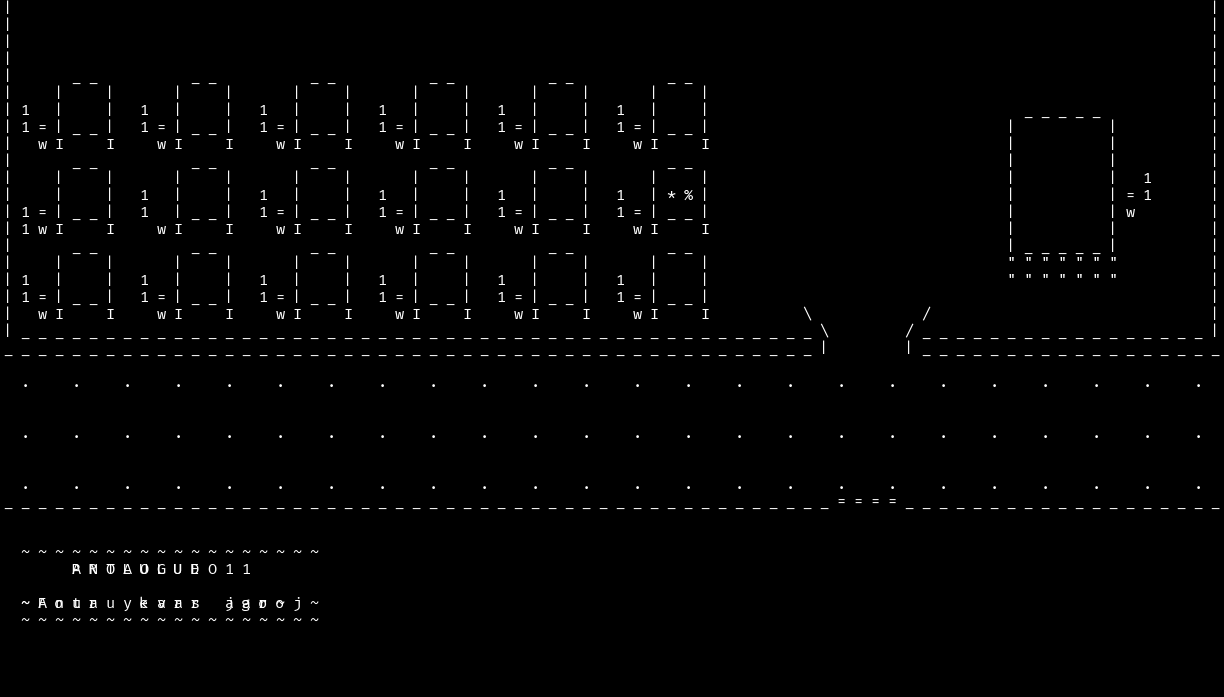

The image is a tile-based game level rendered from a .tmx file. Its description and source (layers, tilesets, objects; grid data summarised) follow:
An orthogonal 72x41 tile map with 17x17 px tiles, 5 tile layers (Background, Foreground, Topground-eo, Topground-en, ...) and 9 objects (2x Teacher's desk, 2x Item, 2x Person, Sasha's desk, Locked door, ...).

<map version="1.10" tiledversion="1.10.1" orientation="orthogonal" renderorder="left-down" width="72" height="41" tilewidth="17" tileheight="17" infinite="0" nextlayerid="11" nextobjectid="17">
 <tileset firstgid="1" source="font.tsx" />
 <layer id="3" name="Background" width="72" height="41">
  <data>[2952 cells, 126 non-empty, 3 distinct tile ids]</data>
 </layer>
 <layer id="1" name="Foreground" width="72" height="41">
  <properties>
   <property name="colliding" type="bool" value="true" />
  </properties>
  <data>[2952 cells, 471 non-empty, 12 distinct tile ids]</data>
 </layer>
 <layer id="5" name="Topground-eo" width="72" height="41">
  <properties>
   <property name="language" value="eo" />
   <property name="top-layer" type="bool" value="true" />
  </properties>
  <data>[2952 cells, 26 non-empty, 18 distinct tile ids]</data>
 </layer>
 <layer id="6" name="Topground-en" width="72" height="41">
  <properties>
   <property name="language" value="en" />
   <property name="top-layer" type="bool" value="true" />
  </properties>
  <data>[2952 cells, 23 non-empty, 18 distinct tile ids]</data>
 </layer>
 <layer id="4" name="Topground" width="72" height="41">
  <properties>
   <property name="top-layer" type="bool" value="true" />
  </properties>
  <data>[2952 cells, 108 non-empty, 3 distinct tile ids]</data>
 </layer>
 <objectgroup id="7" name="Descriptions">
  <object id="4" name="Sasha's desk" x="672" y="197.333">
   <properties>
    <property name="desc-en" value="(Sasha's desk... It's a complete mess.)" />
    <property name="desc-eo" value="(Labortablo de Saŝa... Ĝi iom malordas.)" />
    <property name="id" value="✿:flashback-sketchbook" />
    <property name="interact" value="✿:description-interact" />
   </properties>
   <point />
  </object>
  <object id="5" name="Locked door" x="866" y="502">
   <properties>
    <property name="desc-en" value="(Class 204... right next to ours. The door's locked.)" />
    <property name="desc-eo" value="(Klasoĉambro 204... apud la nia. La ĉambro estas ŝlosita.)" />
    <property name="id" value="✿:flashback-locked-door" />
    <property name="interact" value="✿:description-interact" />
   </properties>
   <point />
  </object>
  <object id="7" name="Teacher's desk" x="1031.33" y="147.333">
   <properties>
    <property name="desc-en" value="(Mr. Gardnr's desk. Nice and orderly, as per usual.)" />
    <property name="desc-eo" value="(Labortablo de S-ro Ĝardnist. Tre orda kaj pura, laŭkutime.)" />
    <property name="id" value="✿:flashback-teacher-desk" />
    <property name="interact" value="✿:description-interact" />
   </properties>
   <point />
  </object>
  <object id="8" name="Teacher's desk" x="1094.67" y="236">
   <properties>
    <property name="desc-en" value="(Mr. Gardnr's desk. Nice and orderly, as per usual.)" />
    <property name="desc-eo" value="(Labortablo de S-ro Ĝardnist. Tre orda kaj pura, laŭkutime.)" />
    <property name="id" value="✿:flashback-teacher-desk" />
    <property name="interact" value="✿:description-interact" />
   </properties>
   <point />
  </object>
 </objectgroup>
 <objectgroup id="8" name="Items">
  <object id="13" name="Monujo" type="Item" x="676.667" y="286">
   <properties>
    <property name="avatar" value="$$$" />
    <property name="desc-en" value="(My wallet, right where I left it.)" />
    <property name="desc-eo" value="(Mia monujo, ĝuste kie mi lasis ĝin.)" />
    <property name="id" value="✿:ring" />
    <property name="interact" value="✿:TAKE-ITEM-INTERACT" />
    <property name="name-en" value="wallet" />
    <property name="name-eo" value="monujo" />
    <property name="remark-en" value="Whew! Nearly lost it!" />
    <property name="remark-eo" value="Ve, dankinde!" />
   </properties>
   <point />
  </object>
  <object id="14" name="Bracelet" type="Item" x="1198" y="692">
   <properties>
    <property name="avatar" value="*=*" />
    <property name="comment" value="This is deliberately off-map! c:&lt;" />
    <property name="desc-en" value="A bracelet that gleams in the light, it's simply dazzling!" />
    <property name="desc-eo" value="Ĉirkaŭmano kiu lumspegulas belbrile, kia ĉarma aspekto!" />
    <property name="id" value="✿:bracelet" />
    <property name="inv-name-en" value="bracelet" />
    <property name="inv-name-eo" value="ĉirkaŭmano" />
    <property name="name-en" value="dazzling bracelet" />
    <property name="name-eo" value="belbrila ĉirkaŭmano" />
   </properties>
   <point />
  </object>
 </objectgroup>
 <objectgroup id="2" name="People">
  <object id="1" name="Player" type="Person" x="92.234" y="436.067">
   <properties>
    <property name="id" value="✿:player" />
    <property name="normal-face" value="^w^" />
    <property name="talking-face" value="^o^" />
   </properties>
   <point />
  </object>
  <object id="2" name="Sasha" type="Person" x="723.833" y="78">
   <properties>
    <property name="facing-right" type="bool" value="true" />
    <property name="id" value="✿:childhood-friend" />
    <property name="interact" value="✿:flashback-childhood-friend-interact" />
    <property name="normal-face" value="=_=" />
    <property name="talking-face" value="=o=" />
   </properties>
   <point />
  </object>
 </objectgroup>
 <objectgroup id="10" name="Triggers">
  <object id="16" name="Entering map" type="Trigger" x="38.5" y="394.75" width="117" height="83.5">
   <properties>
    <property name="function" value="✿:flashback-school-trigger" />
   </properties>
  </object>
 </objectgroup>
</map>